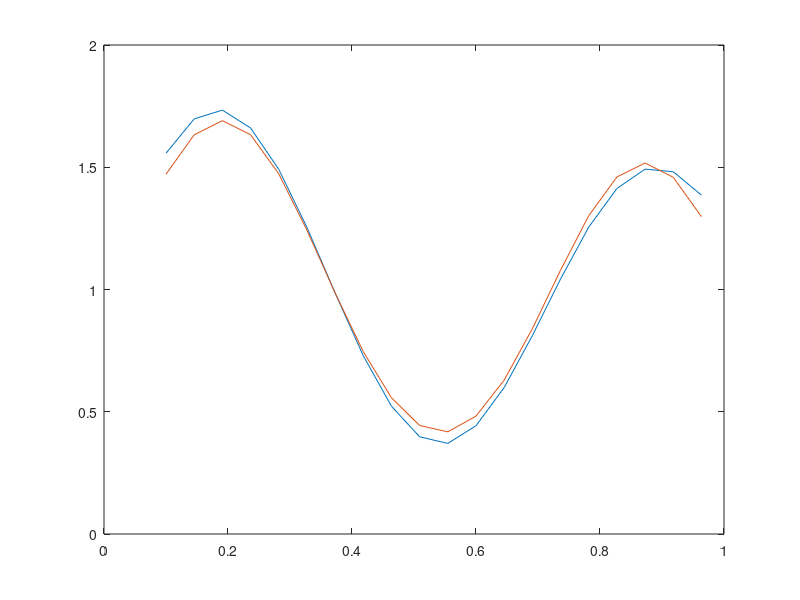

Here is the MATLAB script that generated this plot:
clc
clear

x = 0.1: 1/22: 1;
y = (1 + 0.6*sin (2 * pi * x / 0.7)) + 0.3 * sin (2 * pi * x) / 2;
[p,n1] = findpeaks(y);


for i = 1 : length(n1)
    c(i)= x(n1(i));
end

r1 = 0.36 - 0.19;
r2 = 0.89 - 0.73;
w0 = randn(1);
w1 = randn(1);
w2 = randn(1);
Eta = 0.1;
elim = 0.0000000001;
e = [];
etotal = 1;

while etotal >= elim
 
    e = [];
    Y = [];
for i = 1 : length(x)
F1 = exp(-(x(i)-c(1))^2/(2*r1^2));
F2 = exp(-(x(i)-c(2))^2/(2*r2^2));
Y(i) = F1*w1+F2*w2+w0;
e(i) = y(i) - Y(i);

D1 = e(i);
w1 = w1 + Eta*D1*F1;
w2 = w2 + Eta*D1*F2;
w0 = w0 + Eta*D1*1;

end


for i = 1 : length(x)
    F1 = exp(-(x(i)-c(1))^2/(2*r1^2));
    F2 = exp(-(x(i)-c(2))^2/(2*r2^2));
    Y(i) = F1*w1+F2*w2+w0;
    e(i) = y(i) - Y(i);
end
etotal = (e.^2)/length(x);
fprintf('e=%2.10f \n',etotal);
end
plot(x,y,x,Y);
